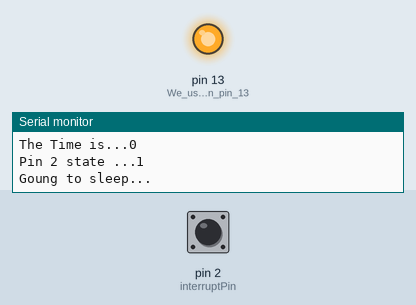
Recording of a sketch running on a simulated Arduino Uno, built with avr-gcc and run on an emulated ATmega328P. Shown: output pins drawn as LEDs (lit = HIGH), the last lines printed to the serial monitor. The test bench sets the inputs (shaded band); at power-on: pin 2 (interruptPin) HIGH. Sleep ends after the set time or at an interrupt.

Above: at 1.2 s.
1.3 s: pin 2 (interruptPin) pulled LOW for 0.3 s
4.6 s: pin 2 (interruptPin) pulled LOW for 1 s
At 8.0 s:
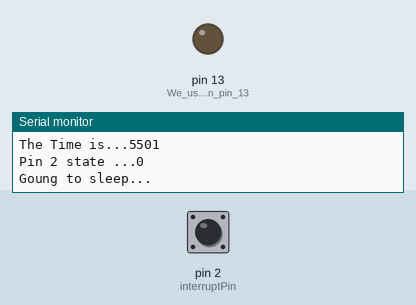
8.5 s: pin 2 (interruptPin) pulled LOW for 3.2 s
At 9.1 s:
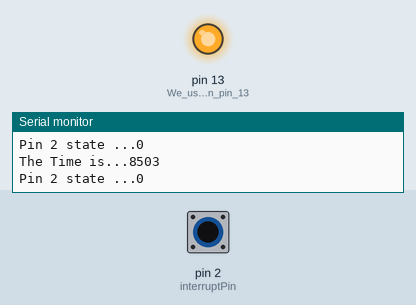
Timing chart, 0 to 14.5 s (numbered marks = the images above; inputs shaded):
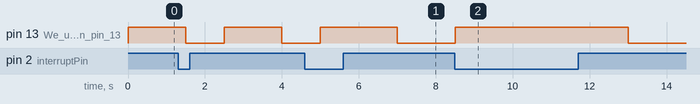

The sketch:

sleep_modev1.0.ino
```cpp
#include <avr/sleep.h>
#define interruptPin 2


void setup() {
  Serial.begin(115200);//Start Serial Comunication
  pinMode(LED_BUILTIN, OUTPUT); //We use the led on pin 13 to indecate when Arduino is A sleep
  pinMode(interruptPin, INPUT_PULLUP); //Set pin d2 to input using the buildin pullup resistor
  digitalWrite(LED_BUILTIN, HIGH); //turning LED on

  //attachInterrupt(0, Going_To_Sleep, HIGH);
}


void loop() {
  Serial.print("The Time is...");
  Serial.println(millis());

  Serial.print("Pin 2 state ...");
  Serial.println(digitalRead(interruptPin));

  delay(500);
  if (digitalRead(interruptPin) == HIGH){Going_To_Sleep();}

}

void Going_To_Sleep() {

  detachInterrupt(0);
  Serial.println("Goung to sleep...");
  delay(1000);
  sleep_enable();//Enabling sleep mode
  attachInterrupt(0, wakeUp, LOW);//attaching a interrupt to pin d2
  set_sleep_mode(SLEEP_MODE_PWR_DOWN);//Setting the sleep mode, in our case full sleep
  digitalWrite(LED_BUILTIN, LOW); //turning LED off
  delay(1000); //wait a second to allow the led to be turned off before going to sleep
  sleep_cpu();//activating sleep mode
  Serial.println("just woke up!");//next line of code executed after the interrupt
  digitalWrite(LED_BUILTIN, HIGH); //turning LED on
}

void wakeUp() {
  Serial.println("Interrrupt Fired");//Print message to serial monitor
  sleep_disable();//Disable sleep mode
  detachInterrupt(0); //Removes the interrupt from pin 2;

}
```

Measured:
- after the input at 4.6 s, pin 13 (We_use_the_led_on_pin_13): LOW → HIGH after 0.40 s, → LOW 2.0 s later
- after the input at 8.5 s, pin 13 (We_use_the_led_on_pin_13): LOW → HIGH at once, → LOW 4.5 s later
